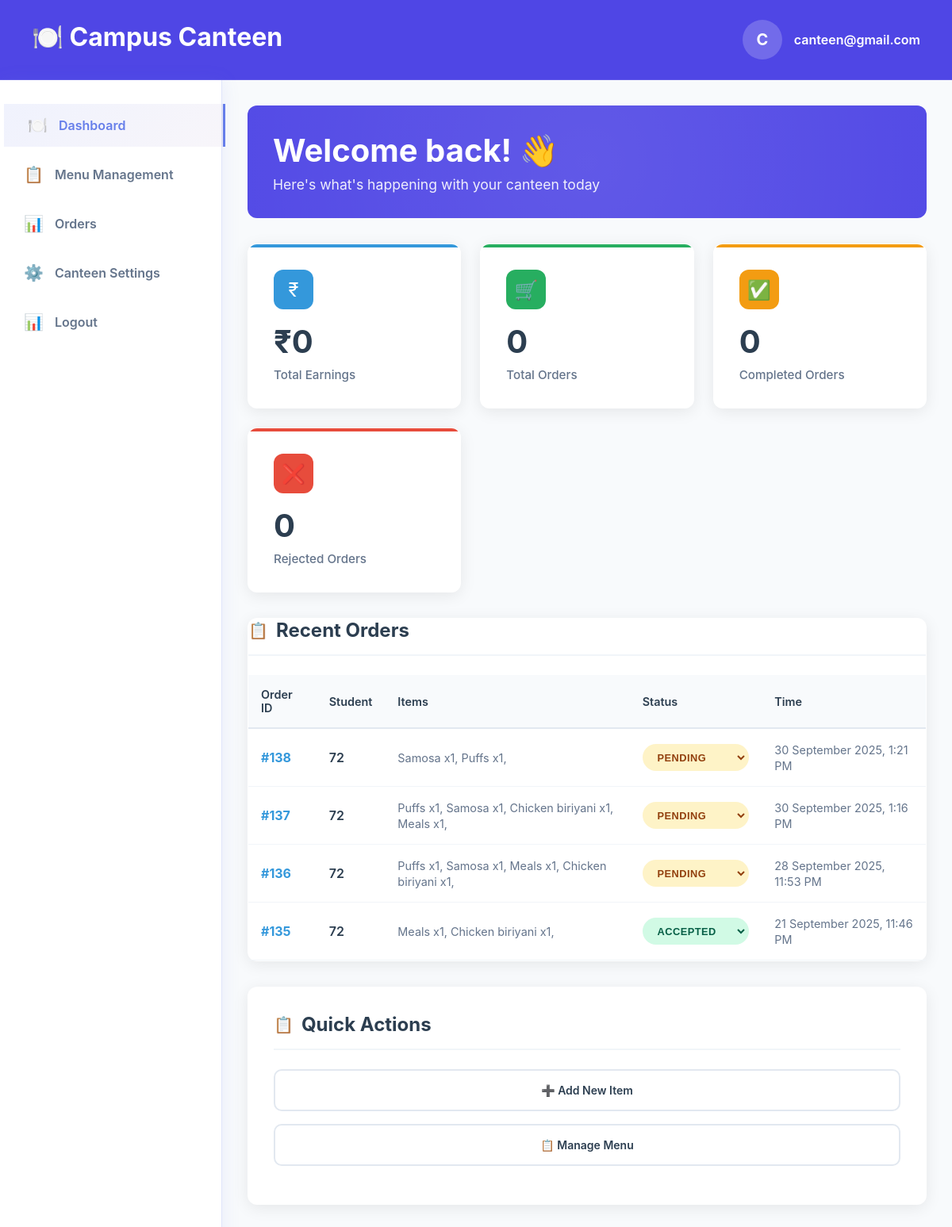
Page /public/canteen/home (signed in) on the earlier database version.
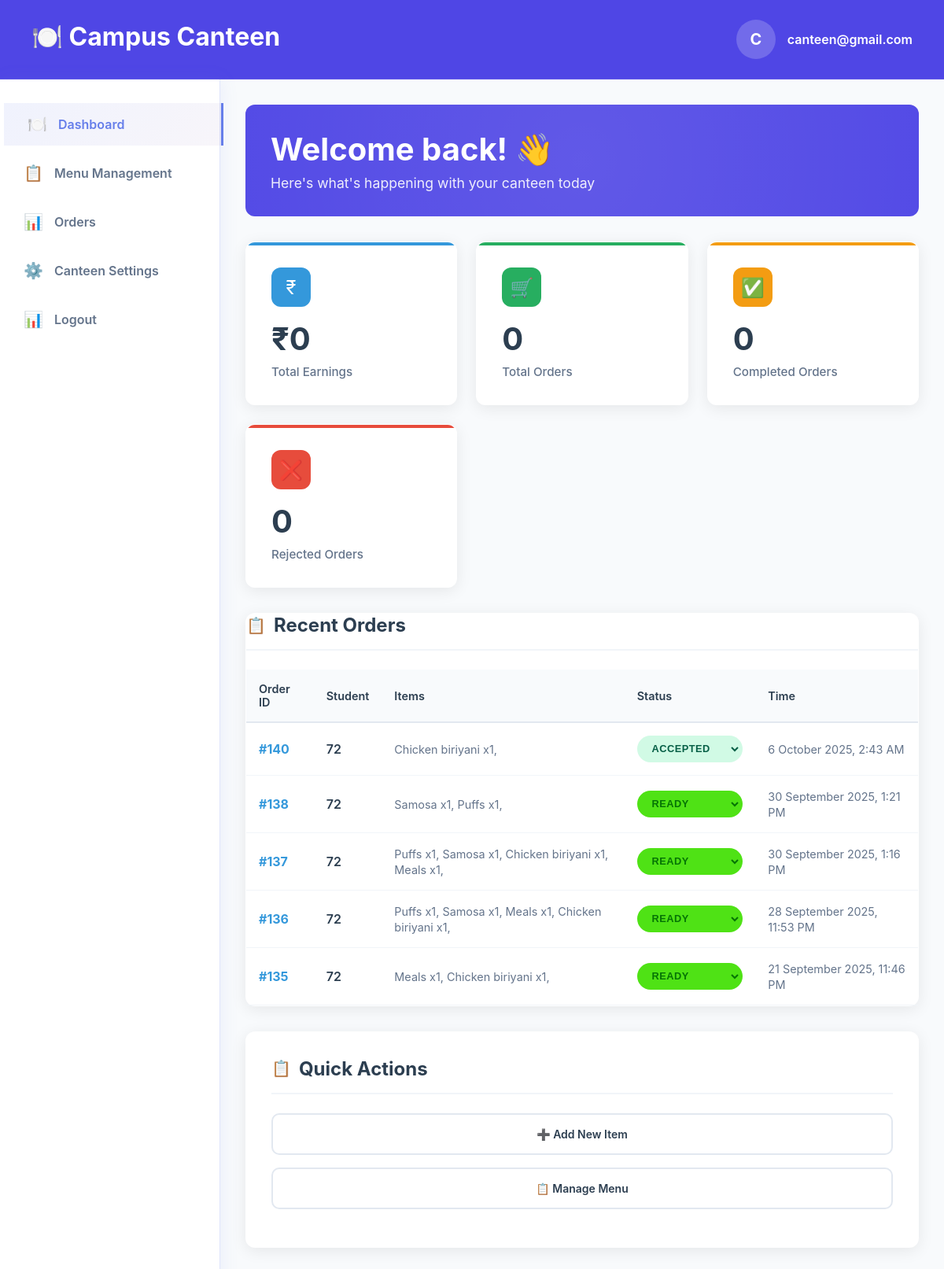
Same page on the later database version.
### tables this page shows
CREATE TABLE `order_items` (
  `id` int NOT NULL,
  `order_id` int NOT NULL,
  `item_id` int NOT NULL,
  `quantity` int DEFAULT NULL
);

CREATE TABLE `orders` (
  `id` int NOT NULL,
  `canteen_id` int NOT NULL,
  `student_id` int NOT NULL,
  `time` datetime DEFAULT CURRENT_TIMESTAMP,
  `status` enum('pending','accepted','completed','rejected','ready') NOT NULL DEFAULT 'pending',
  `total` decimal(10,2) NOT NULL DEFAULT '0.00'
);

CREATE TABLE `items` (
  `id` int NOT NULL,
  `name` varchar(50) DEFAULT NULL,
  `price` decimal(5,0) NOT NULL,
  `canteen_id` int DEFAULT NULL,
  `image_location` varchar(255) DEFAULT NULL,
  `status` enum('available','unavailable') NOT NULL DEFAULT 'available',
  `description` text NOT NULL,
  `category_id` int DEFAULT NULL
);

### app/controllers/Canteen.php (called while the page is built, shortened)
<?php
class Canteen extends Controller
{
    public function index()
    {
        $order = new Orders;
        $categories = new Categories;
        $orders = $order->join(
            [
                'order_items' => 'orders.id = order_items.order_id',
                'items' => 'order_items.item_id = items.id'
            ],
            ['orders.canteen_id' => CANTEEN_ID],
            'orders.*, items.name,items.price, items.id as item_id, order_items.quantity',
            '',
            '',
            '20'
        );
        $data['orders'] = [];
        if (!empty($orders)) {
            foreach ($orders as $order) {
                $data['orders'][$order->id][] = $order;
            }
        }
        $result = $categories->where(['canteen_id' => CANTEEN_ID]);
        $data['categories'] = [];
        foreach ($result as $res) {
            $data['categories'][] = ['name' => $res->name, 'id' => $res->id];
        }
        $data['total_orders'] = $this->query(
            " SELECT COUNT(*) AS total
                                            FROM canteen_orders_view
                                            WHERE canteen_id = :canteen_id
                                            AND DATE(time) = CURDATE();",
            ['canteen_id' => CANTEEN_ID]
        )[0]->total ?: 0;
        $data['total_earnings'] = $this->query(
            " SELECT SUM(total) AS total
                                            FROM canteen_orders_view
                                            WHERE canteen_id = :canteen_id
                                            AND DATE(time) = CURDATE();",
            ['canteen_id' => CANTEEN_ID]
        )[0]->total ?: 0;
        $data['completed_orders'] = $this->query(
            " SELECT COUNT(*) AS total
                                            FROM canteen_orders_view
                                            WHERE canteen_id = :canteen_id
                                            AND DATE(time) = CURDATE()
                                            AND status = 'completed';",
            ['canteen_id' => CANTEEN_ID]
        )[0]->total ?: 0;
        $data['rejected_orders'] = $this->query(
            " SELECT COUNT(*) AS total
                                            FROM canteen_orders_view
                                            WHERE canteen_id = :canteen_id
                                            AND DATE(time) = CURDATE()
                                            AND status = 'rejected';",
            ['canteen_id' => CANTEEN_ID]
        )[0]->total ?: 0;
        $this->view('canteen/home', $data);
    }
}

### app/core/App.php (called while the page is built, shortened)
<?php
class App
{
    private $method = 'index';
    private function splitURL()
    {
        $URL = $_GET['url'] ?? 'home';
        $URL = explode("/", trim($URL, "/"));
        return $URL;
    }
    public function loadController()
    {
        $URL = $this->splitURL();
        $filename = "../app/controllers/" . ucfirst($URL[0]) . ".php";
        if (file_exists($filename)) {
            unset($URL[0]);
        } else {
            $filename = "../app/controllers/_404.php";
            if (file_exists($filename)) {
                require $filename;
                $this->controller = "_404";
            }
        }
        $controller = new $this->controller();
        call_user_func_array([$controller, $this->method], $URL);
    }
}

### public/index.php (called while the page is built, shortened)
<?php
$app = new App;
$app->loadController();

### app/core/Database.php (called while the page is built, shortened)
<?php
trait Database
{
    private function connect()
    {
        $string = "mysql:hostname=" . DBHOST . ";dbname=" . DBNAME;
        $con = new PDO($string, DBUSER, DBPASS);
        $con->setAttribute(PDO::ATTR_ERRMODE, PDO::ERRMODE_EXCEPTION);
        return $con;
    }
    public function query($query, $data = [], $returnInsertId = false)
    {
        $con = $this->connect();
        $stm = $con->prepare($query);
        $check  = $stm->execute($data);
        if ($check) {
            $result = $stm->fetchAll(PDO::FETCH_OBJ);
            if (is_array($result) && count($result)) {
                return $result;
            }
        }
        return false;
    }
}

### app/core/Model.php (called while the page is built, shortened)
<?php
trait Model
{
    protected $offset = 0;
    protected $order_type = "desc";
    protected $order_column = "id";
    public function join($joins = [], $where = [], $selectColumns = '*', $order_type = '', $order_by = '', $limit = '')
    {
        $query = "SELECT {$selectColumns} FROM {$this->table} ";
        foreach ($joins as $table => $onCondition) {
            $query .= "JOIN {$table} ON {$onCondition} ";
        }
        if (!empty($where)) {
            $query .= "WHERE ";
            foreach ($where as $condition => $value) {
                if (preg_match('/(.+)\s(>=|<=|<>|!=|=|>|<|LIKE)$/i', $condition, $matches)) {
                    $column = $matches[1];
                    $operator = $matches[2];
                } else {
                    $column = $condition;
                    $operator = '=';
                }
                $placeholder = str_replace(['.', ' '], '_', $column);
                $query .= "$column $operator :$placeholder AND ";
                $where[$placeholder] = $value;
                unset($where[$condition]);
            }
            $query = rtrim($query, ' AND ');
        }
        $query .= " ORDER BY {$this->order_column} {$this->order_type}";
        if (!empty($limit)) {
            $this->limit = $limit;
            $query .= " LIMIT {$this->limit} OFFSET {$this->offset}";
        }
        return $this->query($query, $where);
    }
}

### app/core/functions.php (called while the page is built, shortened)
<?php
function timeAgoOrDate($datetime, $full = false, $threshold = '1 month')
{
    $now = new DateTime;
    $ago = new DateTime($datetime);
    $diff = $now->diff($ago);
    $thresholdDate = (new DateTime)->sub(DateInterval::createFromDateString($threshold));
    if ($ago < $thresholdDate) {
        return $ago->format('j F Y, g:i A');
    }
    $weeks = floor($diff->days / 7);
    $days  = $diff->days - ($weeks * 7);
    $string = [
        'y' => $diff->y ? $diff->y . ' year' . ($diff->y > 1 ? 's' : '') : null,
        'm' => $diff->m ? $diff->m . ' month' . ($diff->m > 1 ? 's' : '') : null,
        'w' => $weeks ? $weeks . ' week' . ($weeks > 1 ? 's' : '') : null,
        'd' => $days ? $days . ' day' . ($days > 1 ? 's' : '') : null,
        'h' => $diff->h ? $diff->h . ' hour' . ($diff->h > 1 ? 's' : '') : null,
        'i' => $diff->i ? $diff->i . ' minute' . ($diff->i > 1 ? 's' : '') : null,
        's' => $diff->s ? $diff->s . ' second' . ($diff->s > 1 ? 's' : '') : null,
    ];
    $string = array_filter($string);
    return $string ? implode(', ', $string) . ' ago' : 'just now';
}

### app/views/canteen/home.view.php (the view, shortened to what the rows shown need)
<!DOCTYPE html>
<html lang="en">
<head>
  <link rel="stylesheet" href="/canteen-preorder-system/public/assets/css/header.css">
  <link rel="stylesheet" href="/canteen-preorder-system/public/assets/css/sidebar.css">
  <link rel="stylesheet" href="/canteen-preorder-system/public/assets/css/student-general.css">
  <link rel="stylesheet" href="/canteen-preorder-system/public/assets/css/canteen-common.css">
  <link rel="stylesheet" href="/canteen-preorder-system/public/assets/css/add-item.css">
  <link rel="stylesheet" href="/canteen-preorder-system/public/assets/css/menu-management.css">
</head>
<body>
  <?php
  require 'header.view.php';
  ?>
  <div class="container">
    <?php $page = "dashboard";
    require 'sidebar.view.php';
    ?>
    <div class="main-content">
      <div class="welcome-section">
        <div class="welcome-content">
          <h1>Welcome back! 👋</h1>
        </div>
      </div>
      <div class="dashboard-stats">
        <div class="stat-card earnings">
          <h2 class="stat-value">₹<?= $total_earnings ?></h2>
        </div>
        <div class="stat-card orders">
          <h2 class="stat-value"><?= $total_orders ?></h2>
        </div>
        <div class="stat-card completed">
          <h2 class="stat-value"><?= $completed_orders ?></h2>
        </div>
        <div class="stat-card rejected">
          <h2 class="stat-value"><?= $rejected_orders ?></h2>
        </div>
      </div>
      <div class="content-grid">
        <div class="orders-section">
          <div class="section-header">
            <h2 class="section-title">Recent Orders</h2>
          </div>
          <table class="orders-table">
            <thead>
              <tr>
                <th>Order ID</th>
                <th>Student</th>
                <th>Items</th>
                <th>Status</th>
                <th>Time</th>
              </tr>
            </thead>
            <tbody>
              <?php if (!empty($orders)): ?>
                <?php foreach ($orders as $order_id => $order): ?>
                  <tr>
                    <td><span data-order-id="<?= $order_id ?>" class="order-id">#<?= $order_id ?></span></td>
                    <td><span class="student-name"><?= $order[0]->student_id ?></span></td>
                    <td><span class="order-items">
                        <?php foreach ($order as $or): ?>
                          <?= ucfirst($or->name) ?> x<?= $or->quantity ?>,
                        <?php endforeach; ?>
                      </span></td>
                    <td>
                      <select data-id='<?= $order[0]->id ?>' class="status-select <?= $order[0]->status ?>">
                        <option value="pending" <?php if ($order[0]->status == 'pending') {
                                                  echo 'selected';
                                                } ?>>Pending</option>
                        <option value="accepted" <?php if ($order[0]->status == 'accepted') {
                                                    echo 'selected';
                                                  } ?>>Accepted</option>
                        <option value="ready" <?php if ($order[0]->status == 'ready') {
                                                echo 'selected';
                                              } ?>>Ready</option>
                      </select>
                    </td>
                    <td><span class="order-time"><?= timeAgoOrDate($order[0]->time, false, '1 day') ?></span></td>
                  </tr>
                <?php endforeach; ?>
              <?php endif; ?>
            </tbody>
          </table>
        </div>
        <div>
          <div class="quick-actions">
            <div class="section-header">
              <h2 class="section-title">Quick Actions</h2>
            </div>
          </div>
        </div>
      </div>
    </div>
  </div>
</body>
</html>

Differences in the rows shown:
added order_items: order_id "140", order.student_id "72", item.name "Chicken biriyani", quantity "1", order.status "Accepted", order.time "6 October 2025, 2:43 AM"
changed through a linked row, order_items "30 September 2025, 1:21 PM": order.status "Pending" → "Ready"
changed through a linked row, order_items "30 September 2025, 1:16 PM": order.status "Pending" → "Ready"
changed through a linked row, order_items "28 September 2025, 11:53 PM": order.status "Pending" → "Ready"
changed through a linked row, order_items "21 September 2025, 11:46 PM": order.status "Accepted" → "Ready"
